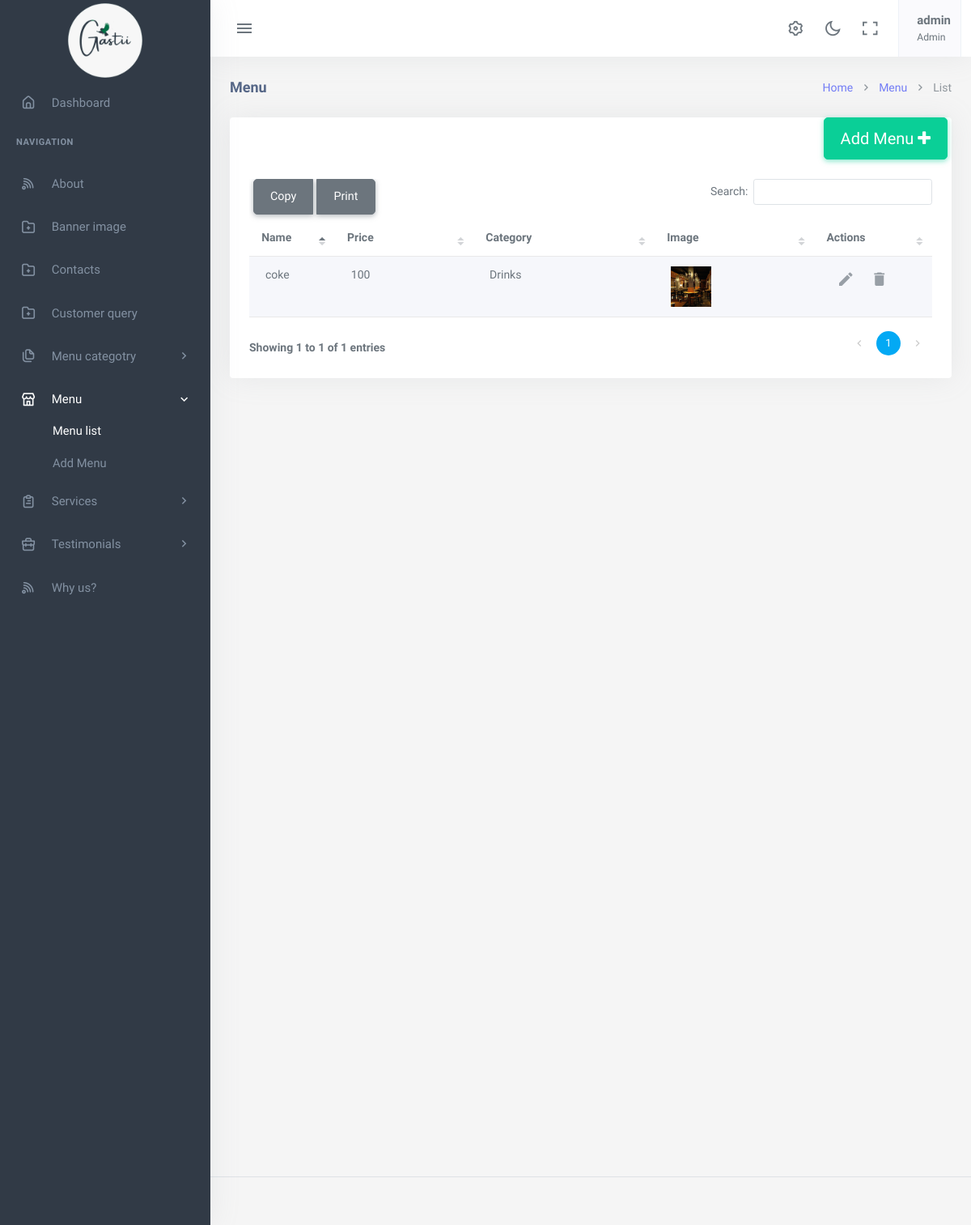
The page /menu-list/ (signed in) on the database its author committed.
### app/models.py (models this page shows, shortened)
class Menu(models.Model):
    categori = models.ForeignKey(MenuCategories,on_delete=models.CASCADE ,related_name='categories')
    name = models.CharField(max_length=150)
    price = models.PositiveIntegerField()
    image = models.ImageField(upload_to='menuimage/')
    short_discriptions =RichTextField(max_length=150)
    item_slug = AutoSlugField(populate_from ='name', unique=True, default=None)
    class Meta:
        ordering= ['id',]

class MenuCategories(models.Model):
    tags = models.CharField(max_length=150, null=True, blank=True)
    categori_name = models.CharField(max_length=150)
    icon= models.ImageField(upload_to='menuimage/')
    ctg_slug = AutoSlugField(populate_from ='categori_name', unique=True, default=None)
    def __str__(self):
        return self.categori_name

### app/views.py (the view)
# urls.py: path('menu-list/', MenuListView.as_view(), name='menu-list'),
@method_decorator([login_required(login_url='login'), superadmin_required], name='dispatch')
class MenuListView(View):
    def get(self, request):
        menus = Menu.objects.all()
        context = {'menus': menus}
        return render(request, 'app/menu_list.html', context)

### app/templates/app/menu_list.html
{% extends 'app/base.html' %}
{% load static %}
{% block content %}
    <div class="content-page">
        <div class="content">
            <div class="container-fluid">
                <div class="row">
                    <div class="col-12">
                        <div class="page-title-box">
                            <div class="page-title-right">
                                <ol class="breadcrumb m-0">
                                    <li class="breadcrumb-item"><a href="{% url 'index'%}">Home</a></li>
                                    <li class="breadcrumb-item"><a href="{% url 'menu-list'%}">Menu</a></li>
                                    <li class="breadcrumb-item active">List</li>
                                </ol>
                            </div>
                            <h4 class="page-title">Menu</h4>
                        </div>
                    </div>
                </div>
                <div class="row">
                    <div class="col-12">
                        <div class="card">
                            <div class="add_button" style="text-align: right;">
                                <a href="{% url 'menu-add' %}" class="btn btn-success btn-circle btn-lg">
                                    Add Menu <i class="fa fa-plus"></i>
                                </a>
                            </div>
                            <div class="card-body">
                                <div class="table-responsive">
                                    <table id="datatable-buttons" class="table table-striped dt-responsive nowrap w-100">
                                    <thead>
                                        <tr>
                                            <th>Name</th>
                                            <th>Price</th>
                                            <th>Category</th>
                                            <th>Image</th>
                                            <th>Actions</th>
                                        </tr>
                                    </thead>
                                    <tbody>
                                        {% for menu in menus %}
                                            <tr>
                                                <td class="table-user">
                                                    {{ menu.name }}
                                                </td>
                                               <td>{{ menu.price }}</td>
                                                <td>{{ menu.categori }}</td>
                                                <td><img src="{{ menu.image.url }}" alt="{{ menu.categori_name }}" width="50"></td>
                                                <td class="table-action">
                                                    <a href="{% url 'menu-edit' menu.item_slug %}" class="action-icon"> <i class="mdi mdi-pencil"></i></a>
                                                    <a href="{% url 'menu-delete' menu.item_slug %}" class="action-icon"> <i class="mdi mdi-delete"></i></a>
                                                </td>
                                            </tr>
                                        {% endfor %}
                                    </tbody>
                                </table>
                                </div>
                            </div>
                        </div>
                    </div>
                </div>
            </div>
        </div>
    </div>
{% endblock %}

### app/templates/app/base.html (shortened to what this page needs)
{% load static %}
<!DOCTYPE html>
<html lang="en">
    <head>
        <link rel="stylesheet" href="{% static 'app/assets/vendor/jquery-toast-plugin/jquery.toast.min.css'%}">
        <link href="{% static 'app/assets/css/app-saas.min.css'%}" rel="stylesheet" type="text/css" id="app-style" />
        <link href="{% static 'app/assets/css/icons.min.css'%}" rel="stylesheet" type="text/css" />
        <link href="{% static 'app/assets/vendor/bootstrap-datepicker/css/bootstrap-datepicker.min.css'%}" rel="stylesheet" type="text/css" />
        <link href="{% static 'app/assets/vendor/select2/css/select2.min.css'%}" rel="stylesheet" type="text/css" />
        <link href="{% static 'app/assets/vendor/datatables.net-bs5/css/dataTables.bootstrap5.min.css'%}" rel="stylesheet" type="text/css" />
        <link href="{% static 'app/assets/vendor/datatables.net-responsive-bs5/css/responsive.bootstrap5.min.css'%}" rel="stylesheet" type="text/css" />
        <link href="{% static 'app/assets/css/app-saas.min.css'%}" rel="stylesheet" type="text/css" id="app-style" />
        <link href="{% static 'app/assets/css/icons.min.css'%}" rel="stylesheet" type="text/css" />
        <link href="{% static 'app/assets/vendor/quill/quill.core.css' %}" rel="stylesheet" type="text/css" />
        <link href="{% static 'app/assets/vendor/quill/quill.snow.css' %}" rel="stylesheet" type="text/css" />
        <link href="{% static 'app/assets/vendor/datatables.net-buttons-bs5/css/buttons.bootstrap5.min.css' %}" rel="stylesheet" type="text/css" />
        <link href="{% static 'app/assets/vendor/datatables.net-bs5/css/dataTables.bootstrap5.min.css'%}" rel="stylesheet" type="text/css" />
        <link href="{% static 'app/assets/vendor/datatables.net-responsive-bs5/css/responsive.bootstrap5.min.css'%}" rel="stylesheet" type="text/css" />
        <link href="{% static 'app/assets/vendor/datatables.net-fixedcolumns-bs5/css/fixedColumns.bootstrap5.min.css'%}" rel="stylesheet" type="text/css" />
        <link href="{% static 'app/assets/vendor/datatables.net-fixedheader-bs5/css/fixedHeader.bootstrap5.min.css'%}" rel="stylesheet" type="text/css" />
        <link href="{% static 'app/assets/vendor/datatables.net-buttons-bs5/css/buttons.bootstrap5.min.css'%}" rel="stylesheet" type="text/css" />
        <link href="{% static 'app/assets/vendor/datatables.net-select-bs5/css/select.bootstrap5.min.css'%}" rel="stylesheet" type="text/css" />
        <link href="{% static 'app/assets/css/app-saas.min.css'%}" rel="stylesheet" type="text/css" id="app-style" />
        <link href="{% static 'app/assets/css/icons.min.css'%}" rel="stylesheet" type="text/css" />
        <link href="{% static 'app/assets/vendor/simplemde/simplemde.min.css'%}" rel="stylesheet" type="text/css" />
    </head>
    <link rel="stylesheet" href="https://maxcdn.bootstrapcdn.com/font-awesome/4.7.0/css/font-awesome.min.css">
    <body>
        <div class="wrapper">
            <div class="navbar-custom">
                <div class="topbar container-fluid">
                    <div class="d-flex align-items-center gap-lg-2 gap-1">
                        <button class="button-toggle-menu">
                            <i class="mdi mdi-menu"></i>
                        </button>
                    </div>
                    <ul class="topbar-menu d-flex align-items-center gap-3">
                        <li class="d-none d-sm-inline-block">
                            <a class="nav-link" data-bs-toggle="offcanvas" href="#theme-settings-offcanvas">
                                <i class="ri-settings-3-line font-22"></i>
                            </a>
                        </li>
                        <li class="d-none d-sm-inline-block">
                            <div class="nav-link" id="light-dark-mode" data-bs-toggle="tooltip" data-bs-placement="left" title="Theme Mode">
                                <i class="ri-moon-line font-22"></i>
                            </div>
                        </li>
                        <li class="d-none d-md-inline-block">
                            <a class="nav-link" href="#" data-toggle="fullscreen">
                                <i class="ri-fullscreen-line font-22"></i>
                            </a>
                        </li>
                        <li class="dropdown">
                            <a class="nav-link dropdown-toggle arrow-none nav-user px-2" data-bs-toggle="dropdown" href="#" role="button" aria-haspopup="false" aria-expanded="false">
                                <span class="d-lg-flex flex-column gap-1 d-none">
                                    <h5 class="my-0"> {{request.user.username}}</h5>
                                    <h6 class="my-0 fw-normal">Admin</h6>
                                </span>
                            </a>
                        </li>
                    </ul>
                </div>
            </div>
            <div class="leftside-menu">
                <a href="#" class="logo logo-light">
                    <span class="logo-lg">
                        <img src="{% static 'app/assets/images/logo.png'%}" alt="logo" style="height: 100px;">
                    </span>
                </a>
                <div class="h-100" id="leftside-menu-container" data-simplebar>
                    <ul class="side-nav">
                        <li class="side-nav-item">
                            <a href="{%url 'index'%}" class="side-nav-link">
                                <i class="uil-home-alt"></i>
                                <span> Dashboard </span>
                            </a>
                        </li>
                        <li class="side-nav-title">Navigation</li>
                        <li class="side-nav-item">
                            <a href="{% url 'about-detail' pk=1 %}" class="side-nav-link">
                                <i class="uil-rss"></i>
                                <span> About </span>
                            </a>
                        </li>
                        <li class="side-nav-item">
                            <a href="{% url 'banner-detail' pk=1 %}" class="side-nav-link">
                                <i class="uil-folder-plus"></i>
                                <span>Banner image </span>
                            </a>
                        </li>
                        <li class="side-nav-item">
                            <a href="{% url 'contact-detail' pk=1 %}" class="side-nav-link">
                                <i class="uil-folder-plus"></i>
                                <span>Contacts</span>
                            </a>
                        </li>
                        <li class="side-nav-item">
                            <a href="{% url 'customer-query-list'%}" class="side-nav-link">
                                <i class="uil-folder-plus"></i>
                                <span>Customer query</span>
                            </a>
                        </li>
                        <li class="side-nav-item">
                            <a data-bs-toggle="collapse" href="#sidebarPages" aria-expanded="false" aria-controls="sidebarPages" class="side-nav-link">
                                <i class="uil-copy-alt"></i>
                                <span> Menu categotry</span>
                                <span class="menu-arrow"></span>
                            </a>
                        </li>
                        <li class="side-nav-item">
                            <a data-bs-toggle="collapse" href="#sidebarEcommerce" aria-expanded="false" aria-controls="sidebarEcommerce" class="side-nav-link">
                                <i class="uil-store"></i>
                                <span>Menu</span>
                                <span class="menu-arrow"></span>
                            </a>
                            <div class="collapse" id="sidebarEcommerce">
                                <ul class="side-nav-second-level">
                                    <li>
                                        <a href="{% url 'menu-list'%}">Menu list</a>
                                    </li>
                                    <li>
                                        <a href="{% url 'menu-add'%}"> Add Menu</a>
                                    </li>
                                </ul>
                            </div>
                        </li>
                        <li class="side-nav-item">
                            <a data-bs-toggle="collapse" href="#sidebarTasks" aria-expanded="false" aria-controls="sidebarTasks" class="side-nav-link">
                                <i class="uil-clipboard-alt"></i>
                                <span> Services</span>
                                <span class="menu-arrow"></span>
                            </a>
                        </li>
                        <li class="side-nav-item">
                            <a data-bs-toggle="collapse" href="#sidebarProjects" aria-expanded="false" aria-controls="sidebarProjects" class="side-nav-link">
                                <i class="uil-briefcase"></i>
                                <span> Testimonials </span>
                                <span class="menu-arrow"></span>
                            </a>
                        </li>
                        <li class="side-nav-item">
                            <a href="{%url 'why_us-detail' pk=1%}" class="side-nav-link">
                                <i class="uil-rss"></i>
                                <span> Why us? </span>
                            </a>
                        </li>
                    </ul>
                </div>
            </div>
  {% block content %}
  {% endblock  %}
        <footer class="footer">
            <div class="container-fluid">
                <div class="row">
                    <div class="col-md-6">
                    </div>
                    <div class="col-md-6">
                    </div>
                </div>
            </div>
        </footer>
    </div>
        </body>
    </html>

### app/templates/app/base.html (style rules this page uses)
.btn { margin: 0 5px; padding: 10px 20px; border-radius: 5px; cursor: pointer; }

### rows shown on the page
Menu: name "coke", price "100", categori "Drinks", image (picture)

### other values the page prints
{{ request.user.username }} "admin"
